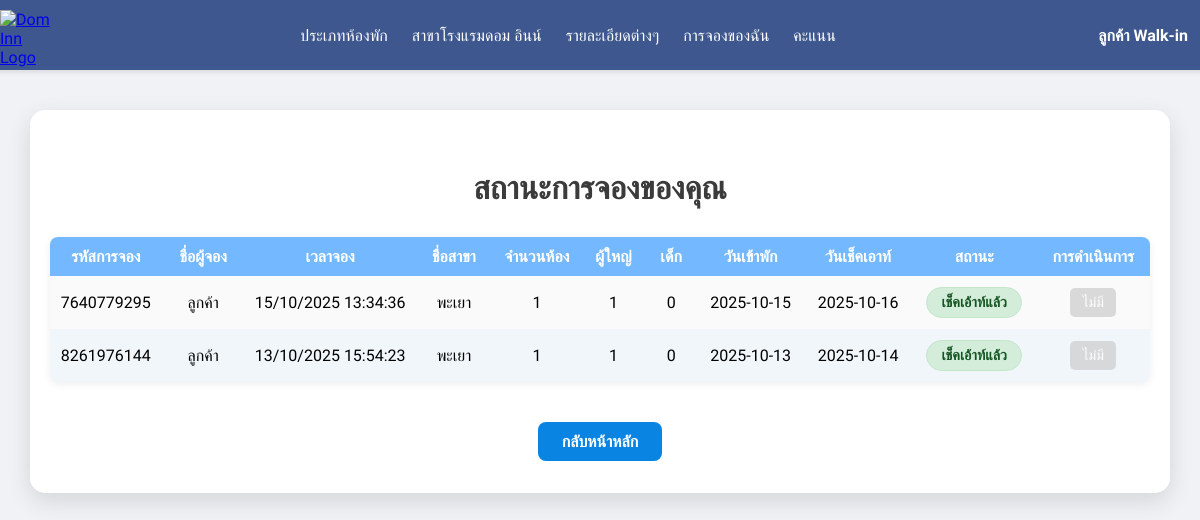
Page /PHP/booking_status_pending.php (signed in) on the earlier database version.
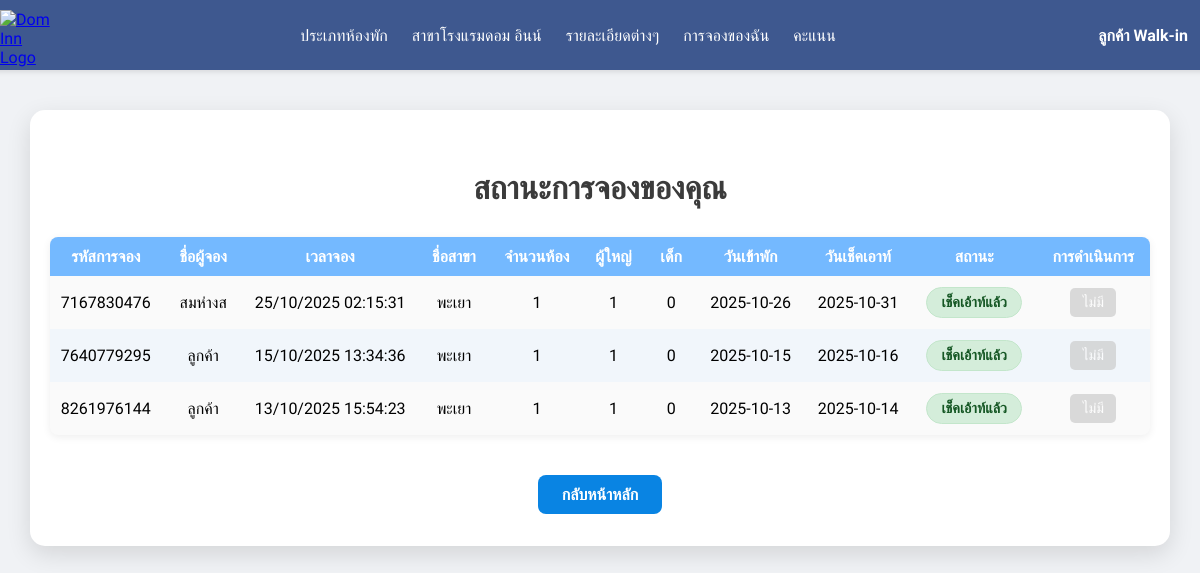
Same page on the later database version.
### tables this page shows
CREATE TABLE `reservation` (
  `Reservation_Id` varchar(10) NOT NULL,
  `Guest_name` varchar(100) DEFAULT NULL,
  `Number_of_rooms` int(2) DEFAULT NULL,
  `Booking_time` datetime DEFAULT NULL,
  `Number_of_adults` int(1) DEFAULT NULL,
  `Number_of_children` int(1) DEFAULT NULL,
  `Booking_date` date DEFAULT NULL,
  `Check_out_date` date DEFAULT NULL,
  `Email_Admin` varchar(30) DEFAULT NULL,
  `Province_Id` varchar(2) DEFAULT NULL,
  `Email_member` varchar(30) DEFAULT NULL,
  `Booking_status_Id` varchar(5) DEFAULT NULL,
  `stars` decimal(2,1) DEFAULT NULL,
  `comment` text DEFAULT NULL,
  `Receipt_Id` int(10) DEFAULT NULL,
  `Total_price` int(100) NOT NULL,
  `rating_timestamp` datetime DEFAULT NULL
);

CREATE TABLE `province` (
  `Province_Id` varchar(2) NOT NULL,
  `Province_name` varchar(50) DEFAULT NULL,
  `Region_Id` varchar(2) DEFAULT NULL,
  `Address` varchar(255) NOT NULL,
  `Phone` varchar(20) NOT NULL
);

CREATE TABLE `booking_status` (
  `Booking_status_Id` varchar(5) NOT NULL,
  `Booking_status_name` varchar(300) DEFAULT NULL
);

### PHP/booking_status_pending.php (the view, shortened to what this page needs)
<?php
include 'db.php';
$conn->set_charset("utf8");
$email_member = $_SESSION['email'] ?? '';
$sql = "SELECT r.Reservation_Id, r.Guest_name, r.Booking_time, r.Number_of_rooms,
               r.Number_of_adults, r.Number_of_children,
               r.Booking_date, r.Check_out_date, r.Booking_status_Id, r.Total_price, r.Receipt_Id,
               b.Booking_status_name,
               p.Province_name
        FROM reservation r
        LEFT JOIN booking_status b ON r.Booking_status_Id = b.Booking_status_Id
        LEFT JOIN province p ON r.Province_Id = p.Province_Id
        WHERE r.Email_member = ?
        ORDER BY r.Booking_date DESC";
$stmt = $conn->prepare($sql);
$stmt->bind_param('s', $email_member);
$stmt->execute();
$result = $stmt->get_result();
$bookings = [];
while ($row = $result->fetch_assoc()) {
  $bookings[] = $row;
}
$First_name = $_SESSION['First_name'] ?? '';
$Last_name = $_SESSION['Last_name'] ?? '';
$full_name = trim($First_name . ' ' . $Last_name);
?>
<!DOCTYPE html>
<html lang="th">
<head>
  <link rel="stylesheet" href="../CSS/css/ino.css" />
  <link rel="stylesheet" href="https://cdnjs.cloudflare.com/ajax/libs/font-awesome/6.0.0-beta3/css/all.min.css"
 />
</head>
<body>
    <header>
      <section class="logo">
        <a href="./home.php">
          <img src="../src/images/4.png" width="50" height="50" alt="Dom Inn Logo" />
        </a>
      </section>
      <nav>
        <a href="./index-type.php">ประเภทห้องพัก</a>
        <a href="./branchs.php">สาขาโรงแรมดอม อินน์</a>
        <a href="./detailsm.php">รายละเอียดต่างๆ</a>
        <a href="./booking_status_pending.php">การจองของฉัน</a>
        <a href="./score.php">คะแนน</a>
      </nav>
          <?php if ($full_name && $full_name !== ' '): ?>
      <div class="user-display">
        <a href="profile.php" class="profile-link"><?= htmlspecialchars($full_name) ?></a>
      </div>
    <?php endif; ?>
    </header>
  <div class="container">
    <h2>สถานะการจองของคุณ</h2>
    <?php if (count($bookings) === 0): ?>
      <div class="no-booking">ไม่มีรายการจอง</div>
    <?php else: ?>
      <table>
        <thead>
          <tr>
            <th>รหัสการจอง</th>
            <th>ชื่อผู้จอง</th>
            <th>เวลาจอง</th>
            <th>ชื่อสาขา</th>
            <th>จำนวนห้อง</th>
            <th>ผู้ใหญ่</th>
            <th>เด็ก</th>
            <th>วันเข้าพัก</th>
            <th>วันเช็คเอาท์</th>
            <th>สถานะ</th>
            <th>การดำเนินการ</th>
          </tr>
        </thead>
        <tbody>
          <?php foreach ($bookings as $b): ?>
            <tr>
              <td><?= htmlspecialchars($b['Reservation_Id']) ?></td>
              <td><?= htmlspecialchars($b['Guest_name']) ?></td>
              <td><?= htmlspecialchars(date('d/m/Y H:i:s', strtotime($b['Booking_time']))) ?></td>
              <td><?= htmlspecialchars($b['Province_name'] ?? 'ไม่ระบุ') ?></td>
              <td><?= htmlspecialchars($b['Number_of_rooms']) ?></td>
              <td><?= htmlspecialchars($b['Number_of_adults']) ?></td>
              <td><?= htmlspecialchars($b['Number_of_children']) ?></td>
              <td><?= htmlspecialchars($b['Booking_date']) ?></td>
              <td><?= htmlspecialchars($b['Check_out_date']) ?></td>
              <td>
                <span class="status s<?= htmlspecialchars($b['Booking_status_Id']) ?>">
                  <?= htmlspecialchars($b['Booking_status_name'] ?? 'ไม่ทราบ') ?>
                </span>
              </td>
              <td>
                <?php
                if ($b['Booking_status_Id'] == 1):
                ?>
                  <a href="payment.php?reservation_id=<?= htmlspecialchars($b['Reservation_Id']) ?>" class="action-button">ชำระเงิน</a>
                <?php
                elseif (($b['Booking_status_Id'] == 3 || $b['Booking_status_Id'] == 6 || $b['Booking_status_Id'] == 7) && !empty($b['Receipt_Id'])):
                ?>
                  <a href="receipt_details.php?receipt_id=<?= htmlspecialchars($b['Receipt_Id']) ?>" target="_blank" class="action-button view-receipt">ดูใบเสร็จ</a>
                <?php
                elseif ($b['Booking_status_Id'] == 2):
                ?>
                  <span class="action-button disabled">รอการตรวจสอบ</span>
                <?php else:
                ?>
                  <span class="action-button disabled">ไม่มี</span>
                <?php endif; ?>
              </td>
            </tr>
          <?php endforeach; ?>
        </tbody>
      </table>
    <?php endif; ?>
    <div style="text-align:center;">
      <a href="home.php" class="back-btn">กลับหน้าหลัก</a>
    </div>
  </div>
</body>
</html>

Differences in the rows shown:
added reservation: Reservation_Id "7167830476", Guest_name "สมห่างส", Booking_time "25/10/2025 02:15:31", Province_Id.Province_name "พะเยา", Number_of_rooms "1", Number_of_adults "1", Number_of_children "0", Booking_date "2025-10-26", Check_out_date "2025-10-31", Booking_status_Id.Booking_status_name "เช็คเอ้าท์แล้ว", shows "ไม่มี"
